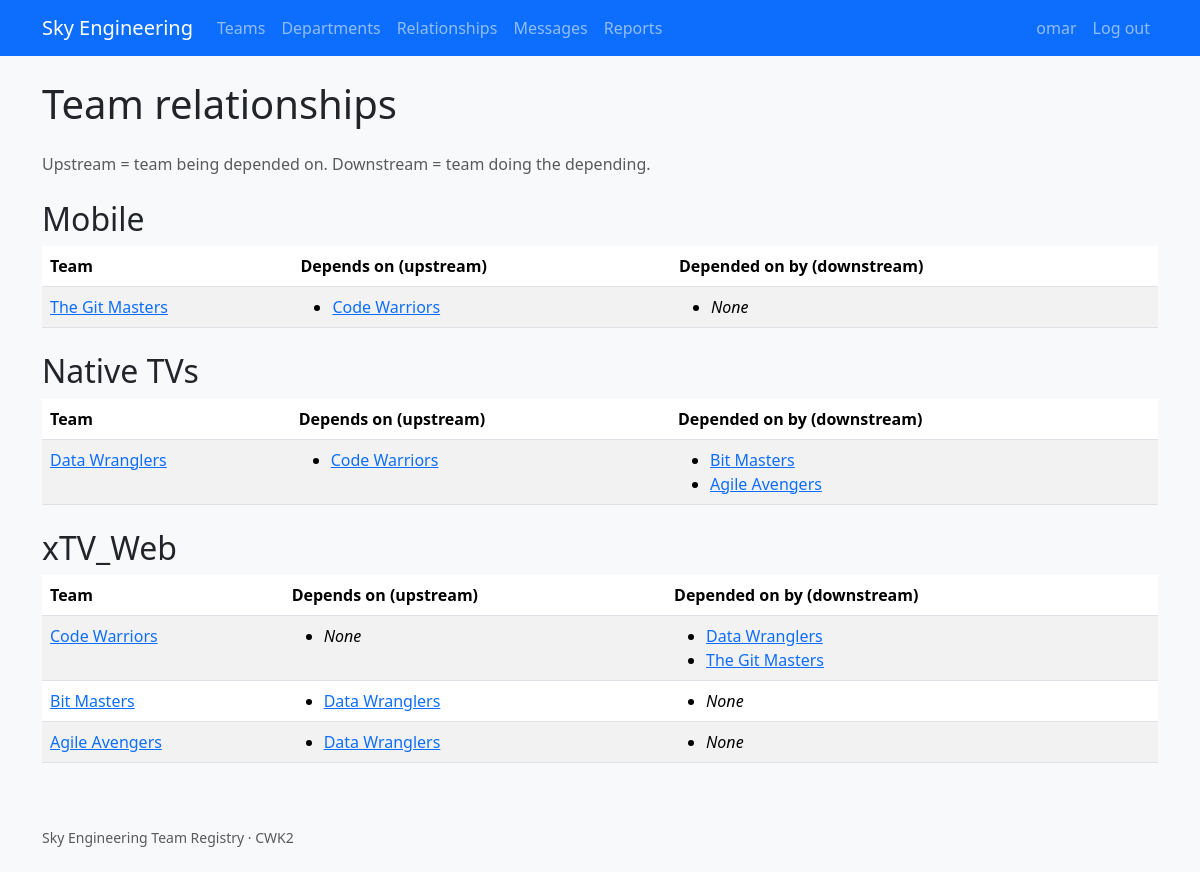
Page /organization/relationships/ (signed in) on the committed database.
### organization/models.py (models this page shows, shortened)
class Department(models.Model):
    name = models.CharField(max_length=150, unique=True)
    specialisation = models.CharField(max_length=200)
    leader = models.ForeignKey(
        settings.AUTH_USER_MODEL,
        null=True,
        blank=True,
        on_delete=models.SET_NULL,
        related_name='led_departments',
    )
    description = models.TextField(blank=True)

### teams/models.py (models this page shows, shortened)
class Team(models.Model):
    name = models.CharField(max_length=150, unique=True)
    mission = models.TextField()
    description = models.TextField(blank=True)
    department = models.ForeignKey(Department, on_delete=models.PROTECT)
    team_type = models.ForeignKey(TeamType, null=True, blank=True, on_delete=models.SET_NULL)
    manager = models.ForeignKey(
        settings.AUTH_USER_MODEL,
        null=True,
        blank=True,
        on_delete=models.SET_NULL,
        related_name='managed_teams',
    )
    created_at = models.DateTimeField(auto_now_add=True)
    updated_at = models.DateTimeField(auto_now=True)

class TeamDependency(models.Model):
    upstream = models.ForeignKey(Team, on_delete=models.CASCADE, related_name='downstream_links')
    downstream = models.ForeignKey(Team, on_delete=models.CASCADE, related_name='upstream_links')
    description = models.CharField(max_length=255, blank=True)
    class Meta:
        unique_together = ('upstream', 'downstream')

### organization/views.py (the view)
# urls.py: path('relationships/', views.org_relationships, name='org_relationships'),
@login_required
def org_relationships(request):
    departments = Department.objects.all().prefetch_related('team_set').order_by('name')
    return render(request, 'organization/org_relationships.html', {
        'departments': departments,
    })

### organization/templates/organization/org_relationships.html (shortened to what this page needs)
{% extends 'base.html' %}
{% block content %}
<h1 class="mb-4">Team relationships</h1>
<p class="text-muted">Upstream = team being depended on. Downstream = team doing the depending.</p>
{% for department in departments %}
  <h2 class="mt-4">{{ department.name }}</h2>
  <table class="table table-striped">
    <thead>
      <tr><th>Team</th><th>Depends on (upstream)</th><th>Depended on by (downstream)</th></tr>
    </thead>
    <tbody>
      {% for team in department.team_set.all %}
        <tr>
          <td><a href="{% url 'team_detail' team.pk %}">{{ team.name }}</a></td>
          <td>
            <ul class="mb-0">
              {% for link in team.upstream_links.all %}
                <li><a href="{% url 'team_detail' link.upstream.pk %}">{{ link.upstream.name }}</a></li>
              {% empty %}<li><em>None</em></li>{% endfor %}
            </ul>
          </td>
          <td>
            <ul class="mb-0">
              {% for link in team.downstream_links.all %}
                <li><a href="{% url 'team_detail' link.downstream.pk %}">{{ link.downstream.name }}</a></li>
              {% empty %}<li><em>None</em></li>{% endfor %}
            </ul>
          </td>
        </tr>
      {% empty %}
        <tr><td colspan="3"><em>No teams.</em></td></tr>
      {% endfor %}
    </tbody>
  </table>
{% empty %}
  <p>No departments yet.</p>
{% endfor %}
{% endblock %}

### templates/navbar.html (shortened to what this page needs)
<nav class="navbar navbar-expand-lg navbar-dark bg-primary">
  <div class="container">
    <a class="navbar-brand" href="{% url 'home' %}">Sky Engineering</a>
    <div class="collapse navbar-collapse" id="nav">
      <ul class="navbar-nav me-auto">
        <li class="nav-item"><a class="nav-link" href="{% url 'team_list' %}">Teams</a></li>
        <li class="nav-item"><a class="nav-link" href="{% url 'department_list' %}">Departments</a></li>
        <li class="nav-item"><a class="nav-link" href="{% url 'org_relationships' %}">Relationships</a></li>
        <li class="nav-item"><a class="nav-link" href="{% url 'inbox' %}">Messages</a></li>
        <li class="nav-item"><a class="nav-link" href="{% url 'reports:index' %}">Reports</a></li>
      </ul>
      <ul class="navbar-nav">
        {% if request.user.is_authenticated %}
          <li class="nav-item"><a class="nav-link" href="{% url 'profile' %}">{{ request.user.username }}</a></li>
          <li class="nav-item">
            <form method="post" action="{% url 'logout' %}" class="d-inline">
              <button type="submit" class="btn btn-link nav-link">Log out</button>
            </form>
          </li>
        {% else %}
          <li class="nav-item"><a class="nav-link" href="{% url 'login' %}">Log in</a></li>
          <li class="nav-item"><a class="nav-link" href="{% url 'signup' %}">Sign up</a></li>
        {% endif %}
      </ul>
    </div>
  </div>
</nav>

### static/css/style.css (style rules this page uses)
body { background: #f8f9fa; }

### rows in the picture
Department: name "Mobile"
Team: name "The Git Masters"
TeamDependency: upstream.name "Code Warriors", downstream.name "The Git Masters"
Department: name "Native TVs"
Team: name "Data Wranglers"
TeamDependency: upstream.name "Code Warriors", downstream.name "Data Wranglers"
TeamDependency: downstream.name "Bit Masters", upstream.name "Data Wranglers"
TeamDependency: downstream.name "Agile Avengers", upstream.name "Data Wranglers"
Department: name "xTV_Web"
Team: name "Code Warriors"
Team: name "Bit Masters"
Team: name "Agile Avengers"

### other values in the picture
{{ request.user.username }} "omar"
